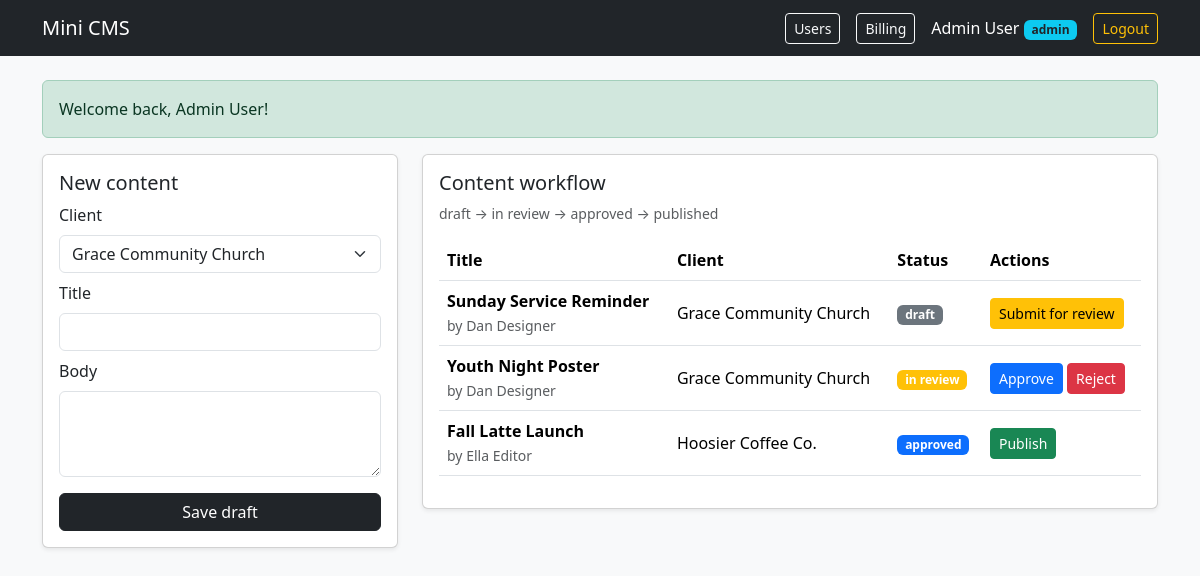
/index.php (signed in), run on the app's committed database.
### tables this page shows
CREATE TABLE content_items (
    id         INT AUTO_INCREMENT PRIMARY KEY,
    client_id  INT NOT NULL,
    title      VARCHAR(200) NOT NULL,
    body       TEXT,
    status     ENUM('draft','in_review','approved','published') NOT NULL DEFAULT 'draft',
    created_by INT NOT NULL,
    created_at TIMESTAMP DEFAULT CURRENT_TIMESTAMP,
    updated_at TIMESTAMP DEFAULT CURRENT_TIMESTAMP ON UPDATE CURRENT_TIMESTAMP,
    FOREIGN KEY (client_id) REFERENCES clients(id) ON DELETE CASCADE,
    FOREIGN KEY (created_by) REFERENCES users(id)
);

CREATE TABLE users (
    id         INT AUTO_INCREMENT PRIMARY KEY,
    name       VARCHAR(100) NOT NULL,
    email      VARCHAR(150) NOT NULL UNIQUE,
    password   VARCHAR(255) NOT NULL,
    role_id    INT NOT NULL,
    client_id  INT NULL,
    created_at TIMESTAMP DEFAULT CURRENT_TIMESTAMP,
    FOREIGN KEY (role_id) REFERENCES roles(id),
    FOREIGN KEY (client_id) REFERENCES clients(id) ON DELETE SET NULL
);

CREATE TABLE clients (
    id   INT AUTO_INCREMENT PRIMARY KEY,
    name VARCHAR(100) NOT NULL
);

### index.php (the view, shortened to what this page needs)
<?php
require 'app.php';
if (can('content.view_all')) {
    $stmt = $pdo->query(
        'SELECT ci.*, c.name AS client_name, u.name AS author
         FROM content_items ci
         JOIN clients c ON c.id = ci.client_id
         JOIN users u   ON u.id = ci.created_by
         ORDER BY ci.updated_at DESC'
    );
}
$items = $stmt->fetchAll();
$clients = $pdo->query('SELECT * FROM clients ORDER BY name')->fetchAll();
$badge = [
    'draft'     => 'secondary',
    'in_review' => 'warning',
    'approved'  => 'primary',
    'published' => 'success',
];
function actions_for(array $item): array
{
    $actions = [];
    $status  = $item['status'];
    if ($status === 'draft' && can('content.submit')) {
        $actions['submit'] = ['Submit for review', 'warning'];
    }
    if ($status === 'in_review' && can('content.approve') && can_access_client((int) $item['client_id'])) {
        $actions['approve'] = ['Approve', 'primary'];
        $actions['reject']  = ['Reject', 'danger'];
    }
    if ($status === 'approved' && can('content.publish')) {
        $actions['publish'] = ['Publish', 'success'];
    }
    return $actions;
}
page_header('Dashboard');
?>
<div class="row g-4">
    <?php if (can('content.create')): ?>
    <div class="col-lg-4">
        <div class="card shadow-sm">
            <div class="card-body">
                <h2 class="h5">New content</h2>
                <form method="post" action="action.php">
                    <div class="mb-2">
                        <label class="form-label">Client</label>
                        <select name="client_id" class="form-select" required>
                            <?php foreach ($clients as $c): ?>
                                <option value="<?= (int) $c['id'] ?>"><?= e($c['name']) ?></option>
                            <?php endforeach; ?>
                        </select>
                    </div>
                    <div class="mb-2">
                        <label class="form-label">Title</label>
                        <input name="title" class="form-control" maxlength="200" required>
                    </div>
                    <div class="mb-3">
                        <label class="form-label">Body</label>
                        <textarea name="body" class="form-control" rows="3"></textarea>
                    </div>
                    <button class="btn btn-dark w-100">Save draft</button>
                </form>
            </div>
        </div>
    </div>
    <?php endif; ?>
    <div class="<?= can('content.create') ? 'col-lg-8' : 'col-12' ?>">
        <div class="card shadow-sm">
            <div class="card-body">
                <h2 class="h5">Content workflow</h2>
                <p class="small text-muted">draft → in review → approved → published</p>
                <div class="table-responsive">
                <table class="table align-middle">
                    <thead>
                        <tr><th>Title</th><th>Client</th><th>Status</th><th>Actions</th></tr>
                    </thead>
                    <tbody>
                    <?php foreach ($items as $item): ?>
                        <tr>
                            <td>
                                <strong><?= e($item['title']) ?></strong><br>
                                <span class="small text-muted">by <?= e($item['author']) ?></span>
                            </td>
                            <td><?= e($item['client_name']) ?></td>
                            <td>
                                <span class="badge bg-<?= $badge[$item['status']] ?>">
                                    <?= e(str_replace('_', ' ', $item['status'])) ?>
                                </span>
                            </td>
                            <td>
                                <?php foreach (actions_for($item) as $action => [$label, $color]): ?>
                                    <form method="post" action="action.php" class="d-inline">
                                        <button class="btn btn-sm btn-<?= $color ?>"><?= e($label) ?></button>
                                    </form>
                                <?php endforeach; ?>
                            </td>
                        </tr>
                    <?php endforeach; ?>
                    </tbody>
                </table>
                </div>
            </div>
        </div>
    </div>
</div>
<?php page_footer(); ?>

### app.php (shortened to what this page needs)
<?php
function e($value): string
{
    return htmlspecialchars((string) $value, ENT_QUOTES, 'UTF-8');
}
function flash(?string $message = null): ?string
{
    $msg = $_SESSION['flash'] ?? null;
    return $msg;
}
function current_user(): ?array
{
    return $_SESSION['user'] ?? null;
}
function can(string $permission): bool
{
    $user = current_user();
    return $user && in_array($permission, $user['permissions'], true);
}
function page_header(string $title): void
{
    $user = current_user();
    ?>
<!DOCTYPE html>
<html lang="en">
<head>
    <link href="https://cdn.jsdelivr.net/npm/bootstrap@5.3.3/dist/css/bootstrap.min.css" rel="stylesheet">
</head>
<body class="bg-light">
<nav class="navbar navbar-dark bg-dark mb-4">
    <div class="container">
        <a class="navbar-brand" href="index.php">Mini CMS</a>
        <?php if ($user): ?>
            <div class="d-flex align-items-center gap-3 text-white">
                <?php if (can('users.manage')): ?>
                    <a class="btn btn-sm btn-outline-light" href="users.php">Users</a>
                <?php endif; ?>
                <?php if (can('invoices.manage')): ?>
                    <a class="btn btn-sm btn-outline-light" href="billing.php">Billing</a>
                <?php endif; ?>
                <span><?= e($user['name']) ?>
                    <span class="badge bg-info text-dark"><?= e($user['role']) ?></span></span>
                <a class="btn btn-sm btn-outline-warning" href="logout.php">Logout</a>
            </div>
        <?php endif; ?>
    </div>
</nav>
<div class="container">
    <?php if ($msg = flash()): ?>
        <div class="alert alert-success"><?= e($msg) ?></div>
    <?php endif; ?>
    <?php
}
function page_footer(): void
{
    echo '</div></body></html>';
}

### data on the page
content_items: title "Sunday Service Reminder", created_by.name "Dan Designer", client.name "Grace Community Church", status "draft", label "Submit for review"
content_items: title "Youth Night Poster", created_by.name "Dan Designer", client.name "Grace Community Church", status "in review", label "Approve", label "Reject"
content_items: title "Fall Latte Launch", created_by.name "Ella Editor", client.name "Hoosier Coffee Co.", status "approved", label "Publish"

### other printed values
$user['name'] "Admin User"
$user['role'] "admin"
$msg "Welcome back, Admin User!"
form field client_id "Grace Community Church"
